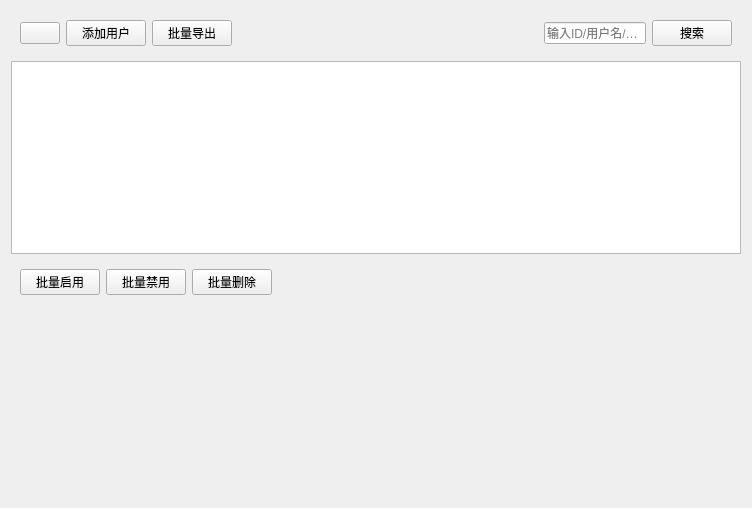
<?xml version="1.0" encoding="UTF-8"?>
<ui version="4.0">
 <class>UserManagerPage</class>
 <widget class="QWidget" name="UserManagerPage">
  <property name="geometry">
   <rect>
    <x>0</x>
    <y>0</y>
    <width>752</width>
    <height>508</height>
   </rect>
  </property>
  <property name="windowTitle">
   <string>UserManagerPage</string>
  </property>
  <layout class="QVBoxLayout" name="verticalLayout">
   <item>
    <widget class="QWidget" name="widget" native="true">
     <layout class="QHBoxLayout" name="horizontalLayout">
      <item>
       <widget class="QPushButton" name="setBtn">
        <property name="text">
         <string/>
        </property>
       </widget>
      </item>
      <item>
       <widget class="QPushButton" name="adduserBtn">
        <property name="text">
         <string>添加用户</string>
        </property>
       </widget>
      </item>
      <item>
       <widget class="QPushButton" name="exportBtn">
        <property name="text">
         <string>批量导出</string>
        </property>
       </widget>
      </item>
      <item>
       <spacer name="horizontalSpacer">
        <property name="orientation">
         <enum>Qt::Horizontal</enum>
        </property>
        <property name="sizeHint" stdset="0">
         <size>
          <width>312</width>
          <height>20</height>
         </size>
        </property>
       </spacer>
      </item>
      <item>
       <widget class="QLineEdit" name="searchEdit">
        <property name="placeholderText">
         <string>输入ID/用户名/邮箱</string>
        </property>
       </widget>
      </item>
      <item>
       <widget class="QPushButton" name="searchBtn">
        <property name="text">
         <string>搜索</string>
        </property>
       </widget>
      </item>
     </layout>
    </widget>
   </item>
   <item>
    <widget class="QTableView" name="tableView">
     <property name="minimumSize">
      <size>
       <width>0</width>
       <height>0</height>
      </size>
     </property>
     <property name="styleSheet">
      <string notr="true">QTableView::item{
         height:50px;
}</string>
     </property>
    </widget>
   </item>
   <item>
    <widget class="QWidget" name="widget_2" native="true">
     <layout class="QHBoxLayout" name="horizontalLayout_2">
      <item>
       <widget class="QPushButton" name="batchEnableBtn">
        <property name="text">
         <string>批量启用</string>
        </property>
       </widget>
      </item>
      <item>
       <widget class="QPushButton" name="batchDisableBtn">
        <property name="text">
         <string>批量禁用</string>
        </property>
       </widget>
      </item>
      <item>
       <widget class="QPushButton" name="batchDeleteBtn">
        <property name="text">
         <string>批量删除</string>
        </property>
       </widget>
      </item>
      <item>
       <spacer name="horizontalSpacer_2">
        <property name="orientation">
         <enum>Qt::Horizontal</enum>
        </property>
        <property name="sizeHint" stdset="0">
         <size>
          <width>470</width>
          <height>20</height>
         </size>
        </property>
       </spacer>
      </item>
     </layout>
    </widget>
   </item>
   <item>
    <spacer name="verticalSpacer">
     <property name="orientation">
      <enum>Qt::Vertical</enum>
     </property>
     <property name="sizeHint" stdset="0">
      <size>
       <width>20</width>
       <height>40</height>
      </size>
     </property>
    </spacer>
   </item>
  </layout>
 </widget>
 <resources/>
 <connections/>
</ui>
